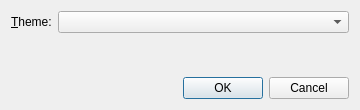
<?xml version="1.0" encoding="UTF-8"?>
<ui version="4.0">
 <class>OptionsDialog</class>
 <widget class="QDialog" name="OptionsDialog">
  <property name="geometry">
   <rect>
    <x>0</x>
    <y>0</y>
    <width>360</width>
    <height>110</height>
   </rect>
  </property>
  <property name="windowTitle">
   <string>Options</string>
  </property>
  <layout class="QVBoxLayout" name="optionsLayout">
   <item>
    <layout class="QFormLayout" name="optionsForm">
     <item row="0" column="0">
      <widget class="QLabel" name="themeLabel">
       <property name="text">
        <string>&amp;Theme:</string>
       </property>
       <property name="buddy">
        <cstring>themeCombo</cstring>
       </property>
      </widget>
     </item>
     <item row="0" column="1">
      <widget class="QComboBox" name="themeCombo"/>
     </item>
    </layout>
   </item>
   <item>
    <spacer name="optionsSpacer">
     <property name="orientation">
      <enum>Qt::Orientation::Vertical</enum>
     </property>
     <property name="sizeHint" stdset="0">
      <size>
       <width>0</width>
       <height>0</height>
      </size>
     </property>
    </spacer>
   </item>
   <item>
    <widget class="QDialogButtonBox" name="buttonBox">
     <property name="standardButtons">
      <set>QDialogButtonBox::StandardButton::Cancel|QDialogButtonBox::StandardButton::Ok</set>
     </property>
    </widget>
   </item>
  </layout>
 </widget>
 <resources/>
 <connections/>
</ui>
